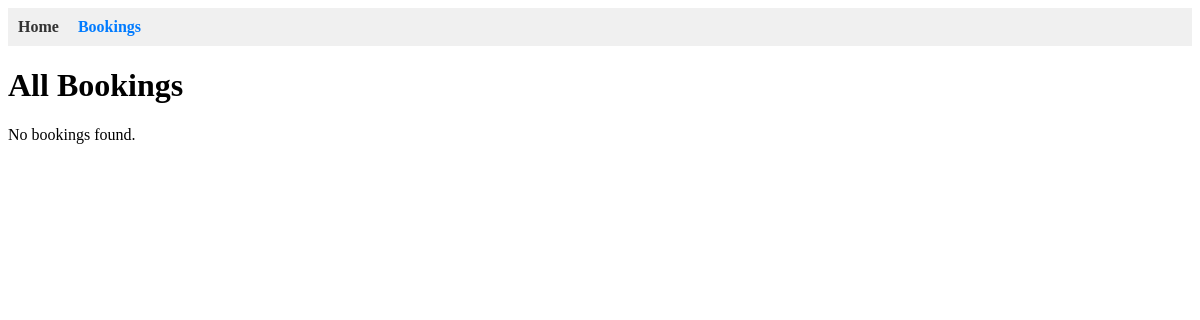
Before: /bookings with the older database file.
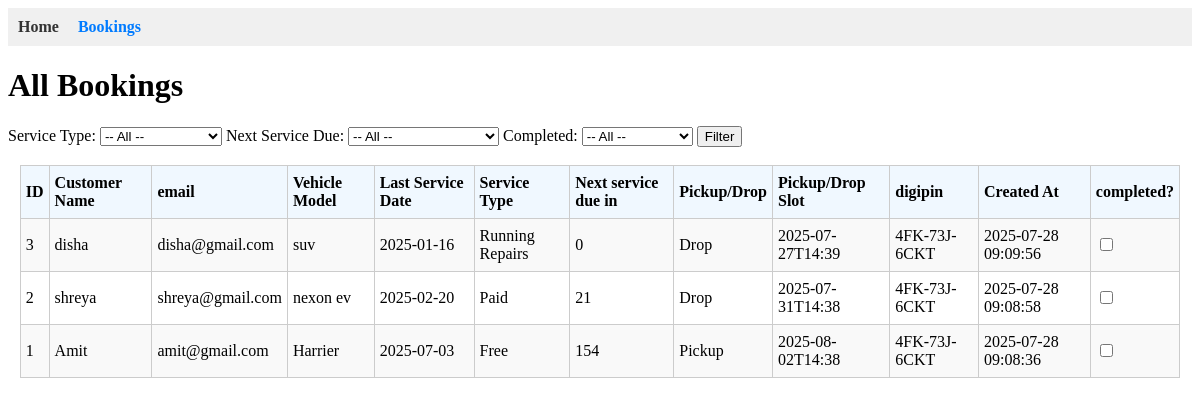
After: the same page with the newer database file.
### tables this page shows
CREATE TABLE bookings (
            id INTEGER PRIMARY KEY AUTOINCREMENT,
            customer_name TEXT,
            email TEXT,
            vehicle_model TEXT,
            license_plate TEXT,
            last_service_date TEXT,
            service_type TEXT,
            warranty_status TEXT,
            pickup_drop TEXT,
            slot TEXT,
            next_service_due_in_X_days TEXT,
            digipin TEXT,
            marked_as_completed INTEGER DEFAULT 0,
            created_at TIMESTAMP DEFAULT CURRENT_TIMESTAMP
        );

### ap4.py (the view, shortened to what this page needs)
@app.route("/bookings", methods=["GET", "POST"])
def bookings():
    service_type_filter = request.args.get("service_type", "").strip()
    next_due_filter = request.args.get("next_due", "").strip()
    marked_completed_filter = request.args.get("marked_completed", "").strip()
    query = "SELECT * FROM bookings WHERE 1=1"
    params = []
    if service_type_filter:
        query += " AND service_type = ?"
        params.append(service_type_filter)
    if next_due_filter:
        if next_due_filter == "due":
            query += " AND CAST(next_service_due_in_X_days AS INTEGER) <= 0"
        elif next_due_filter == "not_due":
            query += " AND CAST(next_service_due_in_X_days AS INTEGER) > 0"
    if marked_completed_filter in ("0", "1"):
        query += " AND marked_as_completed = ?"
        params.append(int(marked_completed_filter))
    query += " ORDER BY created_at DESC"
    with sqlite3.connect(DB_PATH) as conn:
        conn.row_factory = sqlite3.Row
        cur = conn.execute(query, params)
        bookings_list = cur.fetchall()
    print("Filters received:", service_type_filter, next_due_filter, marked_completed_filter)
    return render_template(
        "bookings.html",
        bookings=bookings_list,
        service_type_filter=service_type_filter,
        next_due_filter=next_due_filter,
        marked_completed_filter=marked_completed_filter,
    )

### templates/bookings.html (shortened to what this page needs)
<!DOCTYPE html>
<html>
<head>
</head>
<body>
    <nav>
        <a href="/">Home</a>
        <a href="/bookings" class="active">Bookings</a>
    </nav>
    <h1>All Bookings</h1>
    {% if bookings %}
    <form method="get" action="{{ url_for('bookings') }}" id="filterForm">
        <label for="service_type">Service Type:</label>
        <select name="service_type" id="service_type">
            <option value="">-- All --</option>
        </select>
        <label for="next_due">Next Service Due:</label>
        <select name="next_due" id="next_due">
            <option value="">-- All --</option>
        </select>
        <label for="marked_completed">Completed:</label>
        <select name="marked_completed" id="marked_completed">
            <option value="">-- All --</option>
        </select>
        <button type="submit">Filter</button>
      </form>
        <table>
            <tr>
                <th>ID</th>
                <th>Customer Name</th>
                <th>email </th>
                <th>Vehicle Model</th>
                <th>Last Service Date</th>
                <th>Service Type</th>
                <th>Next service due in</th>
                <th>Pickup/Drop</th>
                <th>Pickup/Drop Slot</th>
                <th>digipin</th>
                <th>Created At</th>
                <th>completed?</th>
            </tr>
            {% for booking in bookings %}
            <tr>
                <td>{{ booking["id"] }}</td>
                <td>{{ booking["customer_name"] }}</td>
                <td>{{ booking["email"] }}</td>
                <td>{{ booking["vehicle_model"] }}</td>
                <td>{{ booking["last_service_date"] }}</td>
                <td>{{ booking["service_type"] }}</td>
                <td>{{ booking["next_service_due_in_X_days"] }}</td>
                <td>{{ booking["pickup_drop"] }}</td>
                <td>{{ booking["slot"] }}</td>
                <td>{{ booking["digipin"] }}</td>
                <td>{{ booking["created_at"] }}</td>
                <td>
                <input type="checkbox" class="mark-completed-checkbox" data-booking-id="{{ booking['id'] }}"
       {% if booking['marked_as_completed']|int == 1 %}checked{% endif %}>
                </td>
            </tr>
            {% endfor %}
        </table>
    {% else %}
        <p>No bookings found.</p>
    {% endif %}
</body>
</html>

### templates/bookings.html (style rules this page uses)
nav { background-color: #f0f0f0; padding: 10px; margin-bottom: 20px; }
nav a { margin-right: 15px; font-weight: bold; color: #333; text-decoration: none; }
nav a.active { color: #007bff; }
table { width: 98%; border-collapse: collapse; margin: 18px 1%; }
th, td { padding: 8px 5px; border: 1px solid #cccccc; text-align: left; }
th { background: #f0f8ff; }
tr:nth-child(even) { background: #f9f9f9; }

Changed rows visible on the page:
added bookings: id "3", customer_name "disha", email "disha@gmail.com", vehicle_model "suv", last_service_date "2025-01-16", service_type "Running Repairs", next_service_due_in_X_days "0", pickup_drop "Drop", slot "2025-07-27T14:39", digipin "4FK-73J-6CKT", created_at "2025-07-28 09:09:56"
added bookings: id "2", customer_name "shreya", email "shreya@gmail.com", vehicle_model "nexon ev", last_service_date "2025-02-20", service_type "Paid", next_service_due_in_X_days "21", pickup_drop "Drop", slot "2025-07-31T14:38", digipin "4FK-73J-6CKT", created_at "2025-07-28 09:08:58"
added bookings: id "1", customer_name "Amit", email "amit@gmail.com", vehicle_model "Harrier", last_service_date "2025-07-03", service_type "Free", next_service_due_in_X_days "154", pickup_drop "Pickup", slot "2025-08-02T14:38", digipin "4FK-73J-6CKT", created_at "2025-07-28 09:08:36"
Other visible differences:
form field service_type: (not shown) → "-- All --"
form field next_due: (not shown) → "-- All --"
form field marked_completed: (not shown) → "-- All --"
text no longer shown: "No bookings found."
text now shown: "Service Type: Next Service Due: Completed: Filter ID Customer Name email Vehicle Model Last Service Date Service Type Next service due in Pickup/Drop Pickup/Drop Slot digipin Created At completed?"
